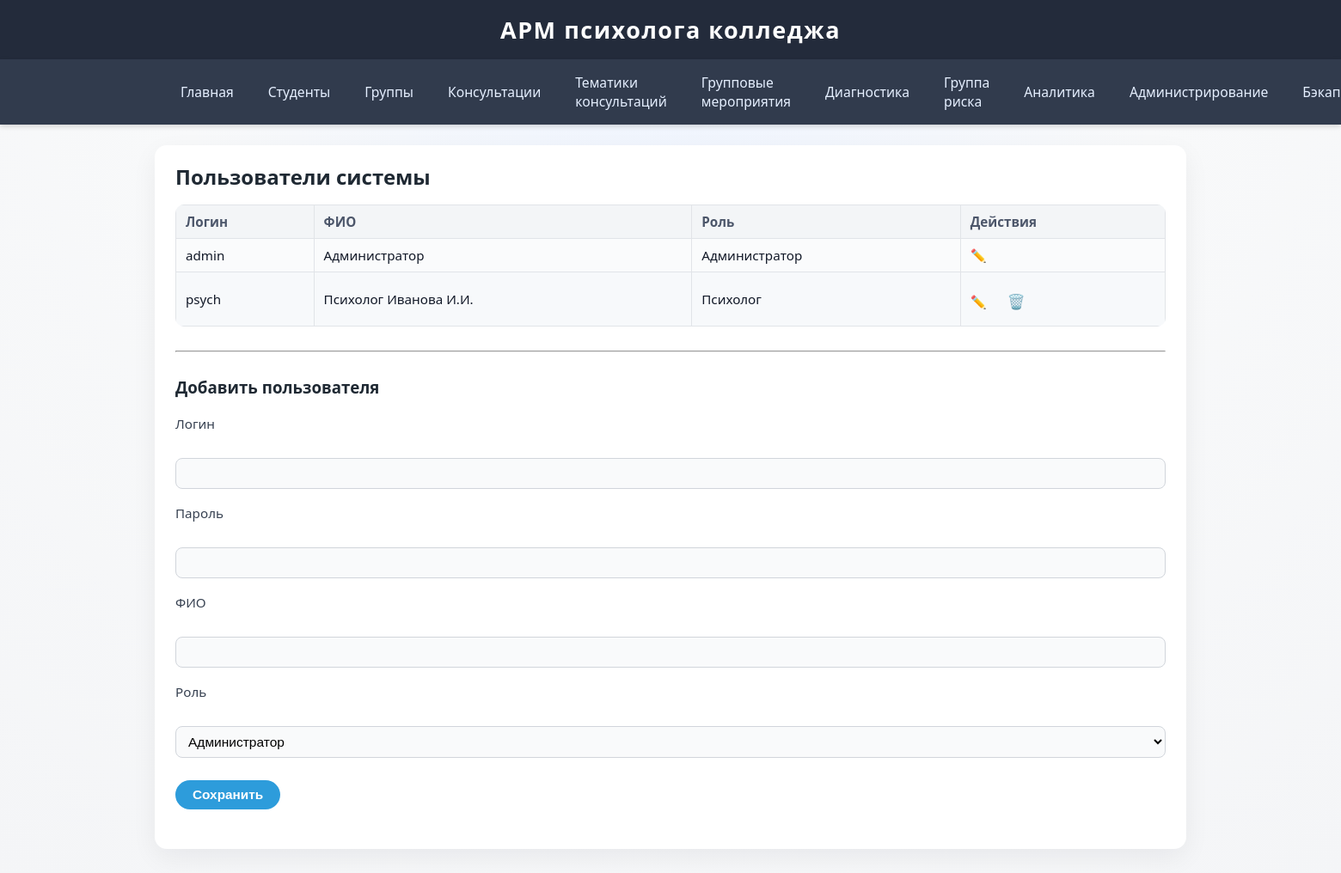
Page /admin/users (signed in) on the committed database.
### app/models.py (models this page shows, shortened)
class User(db.Model, UserMixin):
    __tablename__ = 'users'
    id = db.Column(db.Integer, primary_key=True)
    username = db.Column(db.String(64), unique=True, nullable=False)
    password_hash = db.Column(db.String(128), nullable=False)
    role = db.Column(db.String(16), nullable=False, default='psychologist')  # 'psychologist' or 'admin'
    full_name = db.Column(db.String(128), nullable=True)
    group_events = db.relationship('GroupEvent', backref='psychologist_user', lazy=True)
    test_results = db.relationship('TestResult', backref='psychologist_user', lazy=True)

### app/routes/admin.py (the view)
@admin_bp.route('/users')
@login_required
@admin_required
def users():
    users = User.query.all()
    form = UserForm()
    return render_template('admin/users.html', users=users, form=form)

### app/forms.py
class UserForm(FlaskForm):
    username = StringField('Логин', validators=[DataRequired(), Length(1, 64)])
    password = PasswordField('Пароль', validators=[Optional()])
    full_name = StringField('ФИО', validators=[Optional(), Length(1, 128)])
    role = SelectField(
        'Роль',
        choices=[('admin', 'Администратор'), ('psychologist', 'Психолог')],
        validators=[DataRequired()]
    )
    submit = SubmitField('Сохранить')

### app/routes/admin.py (called while the page is built)
def admin_required(f):
    from functools import wraps
    @wraps(f)
    def decorated_function(*args, **kwargs):
        if not current_user.is_authenticated or current_user.role != 'admin':
            flash('Требуются права администратора.', 'danger')
            return redirect(url_for('auth.login'))
        return f(*args, **kwargs)
    return decorated_function

### app/templates/admin/users.html (shortened to what this page needs)
{% extends 'base.html' %}
{% block content %}
<h2>Пользователи системы</h2>
<table>
    <thead>
        <tr>
            <th>Логин</th>
            <th>ФИО</th>
            <th>Роль</th>
            <th>Действия</th>
        </tr>
    </thead>
    <tbody>
    {% for user in users %}
        <tr {% if edit_id and user.id == edit_id %}style="background:#eef6fa;"{% endif %}>
            <td>{{ user.username }}</td>
            <td>{{ user.full_name or '—' }}</td>
            <td>
                {% if user.role == 'admin' %}Администратор{% else %}Психолог{% endif %}
            </td>
            <td>
                <a href="{{ url_for('admin.edit_user', user_id=user.id) }}">✏️</a>
                {% if user.role != 'admin' %}
                <form method="post" action="{{ url_for('admin.delete_user', user_id=user.id) }}" style="display:inline;" class="delete-form">
                    <button type="submit" title="Удалить" style="background:none;border:none;color:#e74c3c;font-size:1.1em;cursor:pointer;">🗑️</button>
                </form>
                {% endif %}
            </td>
        </tr>
    {% else %}
        <tr>
            <td colspan="4"><i>Нет пользователей.</i></td>
        </tr>
    {% endfor %}
    </tbody>
</table>
<hr style="margin:28px 0;">
<h3>{% if edit_id %}Редактировать пользователя{% else %}Добавить пользователя{% endif %}</h3>
<form method="post" {% if edit_id %}action="{{ url_for('admin.edit_user', user_id=edit_id) }}"{% else %}action="{{ url_for('admin.add_user') }}"{% endif %}>
    <div class="form-row">
        {{ form.username.label }}<br>
        {{ form.username(size=32) }}
    </div>
    <div class="form-row">
        {{ form.password.label }}<br>
        {{ form.password(size=32) }}
    </div>
    <div class="form-row">
        {{ form.full_name.label }}<br>
        {{ form.full_name(size=48) }}
    </div>
    <div class="form-row">
        {{ form.role.label }}<br>
        {{ form.role() }}
    </div>
    <div style="margin-top:14px;">
        {{ form.submit(class_="btn btn-primary") }}
    </div>
</form>
{% endblock %}

### app/static/css/style.css (style rules this page uses)
body { background: radial-gradient(circle at top, #eef4ff 0, #f8f9fa 45%, #f4f5f7 100%); font-family: "Segoe UI", -apple-system, BlinkMacSystemFont, "Roboto", Arial, sans-serif; font-size: 16px; margin: 0; padding: 0; color: #111827; }
h1, h2, h3 { color: #1f2933; font-weight: 600; margin-top: 0; }
h2 { margin-bottom: 8px; }
h3 { margin-bottom: 6px; }
table { width: 100%; border-collapse: collapse; margin: 16px 0; background: #fafbfc; border-radius: 10px; overflow: hidden; }
th, td { border: 1px solid #e1e4e8; padding: 9px 11px; text-align: left; vertical-align: middle; font-size: 0.95rem; }
th { background: #f3f5f7; color: #4c566a; font-weight: 600; }
tr:nth-child(even) td { background: #f7f9fb; }
form { margin: 20px 0; }
.form-group, .form-row { margin-bottom: 18px; }
label { display: block; margin-bottom: 6px; font-weight: 500; color: #374151; font-size: 0.95rem; }
.form-control, input[type="text"], input[type="password"], input[type="date"], input[type="datetime-local"], select, textarea { width: 100%; padding: 8px 10px; font-size: 0.97rem; border: 1px solid #d1d5db; border-radius: 8px; outline: none; background: #f9fafb; box-sizing: border-box; margin-top: 2px; transition: border-color 0.15s, box-shadow 0.15s, background 0.15s; }
button, .btn { background: #2d9cdb; color: #fff; border: none; border-radius: 999px; padding: 8px 20px; font-size: 0.96rem; font-weight: 600; cursor: pointer; transition: background 0.15s, box-shadow 0.15s, transform 0.08s; margin-top: 8px; display: inline-flex; align-items: center; justify-content: center; gap: 6px; }
a { color: #2563eb; text-decoration: none; transition: color 0.17s; }

### rows in the picture
User: username "admin", full_name "Администратор", role "Администратор"
User: username "psych", full_name "Психолог Иванова И.И.", role "Психолог"
